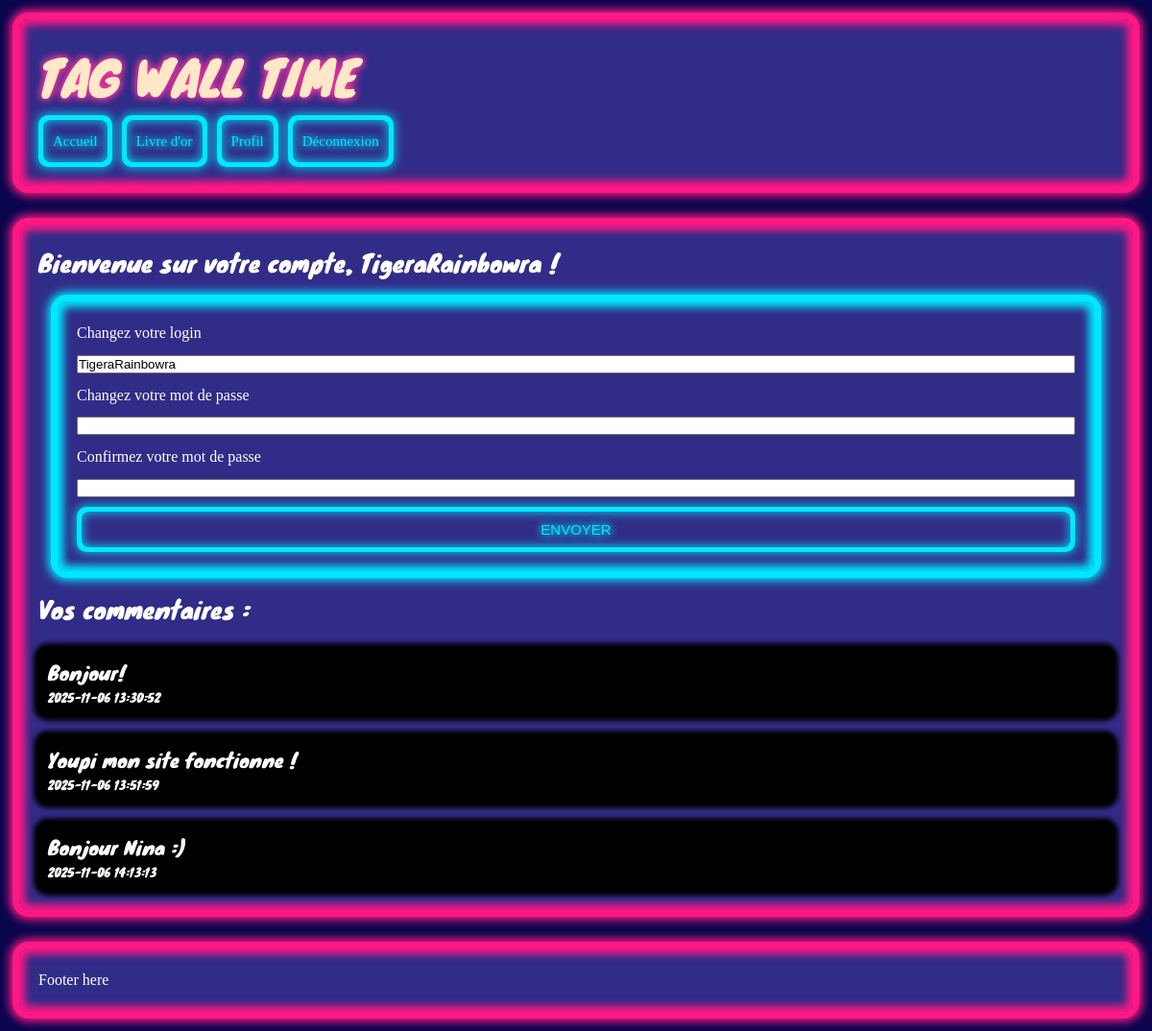
Screenshot of /public/home/profil (signed in) with the database file from the repository.
### tables this page shows
CREATE TABLE `commentaires` (
  `id` int NOT NULL,
  `commentaire` text NOT NULL,
  `id_utilisateur` int NOT NULL,
  `date` datetime NOT NULL
);

### core/view.php (called while the page is built, shortened)
<?php
function load_view($view, $data = []) {
    $view_file = VIEW_PATH . '/' . $view . '.php';
    require $view_file;
}
function load_view_with_layout($view, $data = [], $layout = 'layout') {
    load_view($view, $data);
    $content = ob_get_clean();
    $data['content'] = $content;
    load_view('layouts/' . $layout, $data);
}

### controllers/home_controller.php (called while the page is built, shortened)
<?php
function home_profil()
{
    $page = isset($_GET['page']) ? (int) $_GET['page'] : 1;
    $per_page = 5;
    $count = count_comments();
    $max_page = ceil($count / $per_page);
    $comments = get_limited_comments_user($_SESSION["user_id"], $per_page, $page);
    $data = [
        'login' => $_SESSION["login"],
        'page' => $page,
        'max_page' => $max_page,
        'per_page' => $per_page,
        'comments' => $comments
    ];
    load_view_with_layout('home/profil', $data);
}

### core/router.php (called while the page is built, shortened)
<?php
function parse_request_url() {
    $url = $_GET['url'] ?? '';
    $url = rtrim($url, '/');
    $url = filter_var($url, FILTER_SANITIZE_URL);
    $url_parts = explode('/', $url);
    $controller = $url_parts[0] ?? 'home';
    $action = $url_parts[1] ?? 'index';
    $params = array_slice($url_parts, 2);
    return [
        'controller' => $controller,
        'action' => $action,
        'params' => $params
    ];
}
function route() {
    dispatch();
}
function dispatch() {
    $route = parse_request_url();
    $controller_name = $route['controller'];
    $action_name = $route['action'];
    $params = $route['params'];
    $action_function = $controller_name . '_' . $action_name;
    call_user_func_array($action_function, $params);
}

### public/index.php (called while the page is built, shortened)
<?php
require_once CORE_PATH . '/database.php';
require_once CORE_PATH . '/router.php';
require_once CORE_PATH . '/view.php';
require_once INCLUDE_PATH . '/helpers.php';
route();

### core/database.php (called while the page is built, shortened)
<?php
function db_connect() {
    static $pdo = null;
    if ($pdo === null) {
        try {
            $dsn = "mysql:host=" . DB_HOST . ";dbname=" . DB_NAME . ";charset=" . DB_CHARSET;
            $options = [
                PDO::ATTR_ERRMODE => PDO::ERRMODE_EXCEPTION,
                PDO::ATTR_DEFAULT_FETCH_MODE => PDO::FETCH_ASSOC,
                PDO::ATTR_EMULATE_PREPARES => false,
            ];
            $pdo = new PDO($dsn, DB_USER, DB_PASS, $options);
        } catch (PDOException $e) {
            die("Erreur de connexion à la base de données : " . $e->getMessage());
        }
    }
    return $pdo;
}
function db_select($query, $params = []) {
    $pdo = db_connect();
    $stmt = $pdo->prepare($query);
    $stmt->execute($params);
    return $stmt->fetchAll();
}

### models/livre_model.php (called while the page is built, shortened)
<?php
function get_limited_comments_user($user_id, $amount, $page)
{
    $offset = ($page - 1) * $amount;
    $query = "SELECT * FROM commentaires WHERE commentaires.id_utilisateur = ? LIMIT ? OFFSET ?";
    return db_select($query, [$user_id, $amount, $offset]);
}

### views/home/profil.php (the view, shortened to what this page needs)
<div class="your_comments">Bienvenue sur votre compte, <?= $login ?> !</div>
<form class="connect_form glow float_column gap_small" method="post">
    <label for="login_change">Changez votre login</label>
    <input type="text" name="login_change" value="<?= $login ?>">
    <label for="pass_change">Changez votre mot de passe</label>
    <input type="text" name="pass_change" required>
    <label for="pass_change_confirm">Confirmez votre mot de passe</label>
    <input type="text" name="pass_change_confirm" required>
    <?php generate_neon_button("ENVOYER") ?>
</form>
<?php if (!empty($comments)) { ?>
    <div class="your_comments">Vos commentaires : </div>
    <div class="float_column" style="gap: 20px;">
        <?php foreach ($comments as $c) { ?>
            <div class="profile_com">
                <div><?= escape($c["commentaire"]); ?></div>
                <div style="font-size: 12px;"><?= escape($c["date"]); ?></div>
            </div>
        <?php } ?>
    </div>
<?php } else { ?>
    <div>Vous n'avez pas encore envoyé de commentaires.</div>
    <?php generate_neon_link("Envoyer un commentaire ?", 'livre/commentaire') ?>
<?php } ?>

### includes/helpers.php (shortened to what this page needs)
<?php
function escape($string)
{
    return htmlspecialchars($string, ENT_QUOTES, 'UTF-8');
}
function is_logged_in()
{
    return isset($_SESSION['user_id']);
}
function url($path = '')
{
    $base_url = rtrim(BASE_URL, '/');
    $path = ltrim($path, '/');
    return $base_url . '/' . $path;
}
function generate_neon_link($content, $url = '')
{ ?>
    <a class="nav_elem glow_out" href="<?= url($url); ?>">
        <div class="nav_elem_inside glow_in"><?= $content; ?></div>
    </a>
<?php }
function generate_neon_button($content)
{ ?>
    <button class="nav_elem glow_out border_killer" type="submit">
        <div class="nav_elem_inside glow_in"><?= $content; ?></div>
    </button>
<?php }

### views/layouts/layout.php (shortened to what this page needs)
<?php
$base_nav = ['Accueil' => '', "Livre d'or" => 'livre/livreor'];
$public_nav = [
    'Inscription' => 'auth/inscription',
    'Connexion' => 'auth/connexion'
];
$logged_nav = ['Profil' => 'home/profil', 'Déconnexion' => 'auth/logout'];
?>
<!DOCTYPE html>
<html lang="fr">
<head>
    <link rel="stylesheet" href="<?php echo url('assets/css/style.css'); ?>">
</head>
<body>
    <header class="header glow">
        <div class="header_title">TAG WALL TIME</div>
        <nav class="float_left gap_small">
            <?php
            foreach ($base_nav as $key => $val) {
                generate_neon_link($key, $val);
            }
            if (is_logged_in()) {
                foreach ($logged_nav as $key => $val) {
                    generate_neon_link($key, $val);
                }
            } else {
                foreach ($public_nav as $key => $val) {
                    generate_neon_link($key, $val);
                }
            }
            ?>
        </nav>
    </header>
    <main class="header">
        <?php echo $content ?? ''; ?>
    </main>
    <footer class="header">
        <div>Footer here</div>
    </footer>
</body>
</html>

### public/assets/css/style.css (style rules this page uses)
* { margin: 0; padding: 0; box-sizing: border-box; }
:root { --white: #ffffff; --black: #000000; --main_color: #0a064d; --secondary_color: #312c88; --highlight_color: #ffffff; --supp_color1: rgb(255, 55, 158); --supp_color1_hover: rgb(255, 145, 55); --supp_color2: rgb(0, 232, 255); --supp_color2_hover: rgb(0, 255, 38); --shadow: 0px 0px 20px 30px rgb(0, 0, 0, 0.8); --shadow-lg: 0 10px 15px -3px rgba(0, 0, 0, 0.1); --glow: 0px 0px 10px 2px rgb(255, 55, 158, 0.7); --glow_hover: 0px 0px 10px 2px rgb(255, 145, 55, 0.7); --glow2: 0px 0px 10px 2px rgb(0, 232, 255, 0.7); --glow2_hover: 0px 0px 10px 2px rgb(0, 255, 38, 0.7); --top_padd: 20px; }
body { font-family: 'Times New Roman', Times, serif; line-height: 1.6; color: var(--highlight_color); background-color: var(--main_color); min-height: 100vh; display: flex; flex-direction: column; }
.float_left { display: flex; float: left; }
.float_column { display: flex; flex-direction: column; }
.gap_small { gap: 10px; }
.glow { box-shadow: var(--glow); }
.border_killer { border: none; }
.header { background-color: var(--secondary_color); color: var(--white); text-decoration: none; padding: 20px; margin: 20px; border-radius: 10px; box-shadow: inset 0px 0px 8px 6px #ff1884, 0px 0px 10px 10px #ff1884, 0px 0px 0px 7px #ff1884; }
.header_title { color: rgb(255, 232, 199); font-size: 50px; text-shadow: 0px 0px 9px var(--supp_color1), 0px 0px 9px var(--supp_color1); font-family: 'Knewave-Regular'; }
.nav_elem { display: inline-block; background-color: var(--supp_color2); padding: 5px; border-radius: 10px; text-decoration: none; }
.nav_elem_inside { border-radius: 8px; background-color: var(--secondary_color); color: var(--supp_color2); text-shadow: 0px 0px 9px var(--supp_color2), 0px 0px 9px var(--supp_color2); font-size: 15px; padding: 10px; text-decoration: none; height: 100%; }
.glow_out { box-shadow: var(--glow2); }
.glow_in { box-shadow: inset var(--glow2) }
.connect_form { background-color: var(--secondary_color); color: var(--white); text-decoration: none; padding: 20px; margin: 20px; border-radius: 10px; box-shadow: inset 0px 0px 8px 6px var(--supp_color2), 0px 0px 10px 10px var(--supp_color2), 0px 0px 0px 7px var(--supp_color2); }
.your_comments { font-family: 'Knewave-Regular'; font-size: 25px; margin-bottom: 20px; }
.profile_com { padding: 10px; font-family: 'Knewave-Regular'; font-size: 20px; background-color: black; color: white; border-radius: 10px; box-shadow: 0 0 5px 5px black; }

### rows the page displays
commentaires: commentaire "Bonjour!", date "2025-11-06 13:30:52"
commentaires: commentaire "Youpi mon site fonctionne !", date "2025-11-06 13:51:59"
commentaires: commentaire "Bonjour Nina :)", date "2025-11-06 14:13:13"

### other values shown
$content "Accueil"
$content "Livre d'or"
$content "Profil"
$content "Déconnexion"
$login "TigeraRainbowra"
$content "ENVOYER"
